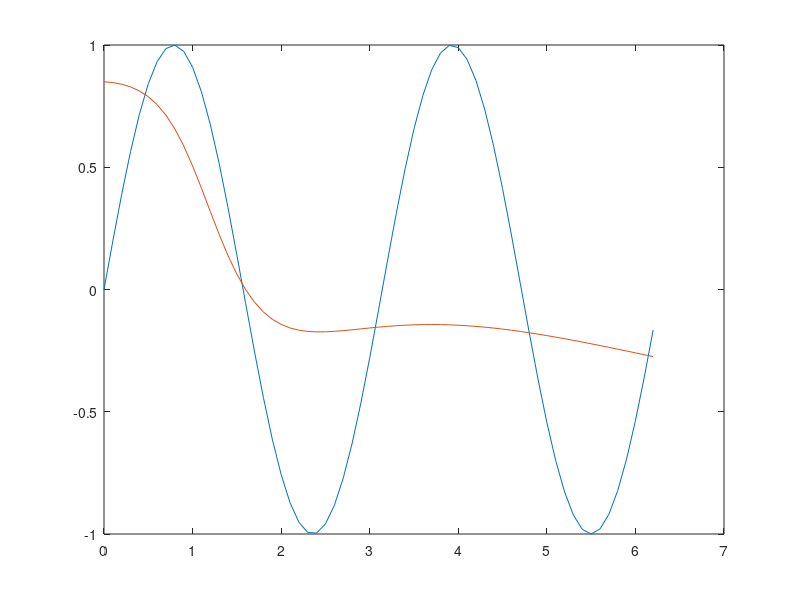
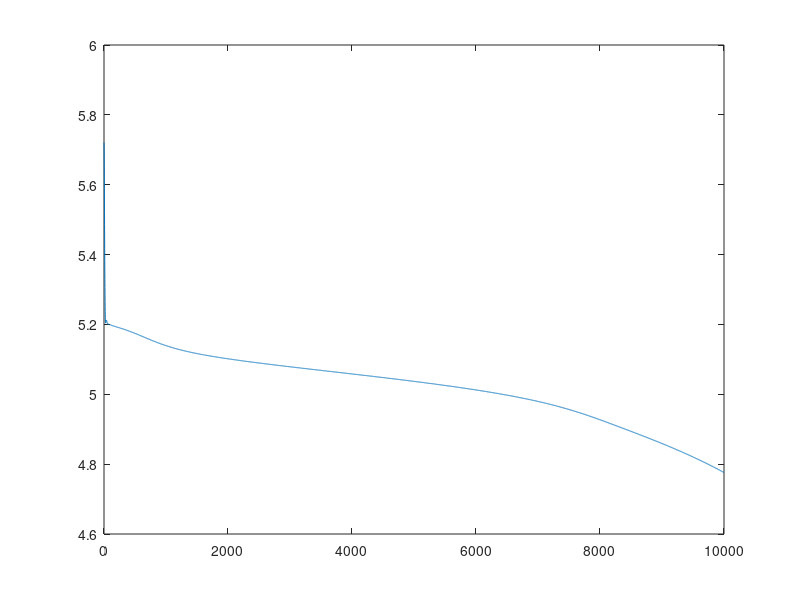

Recreate these plots in MATLAB, in order.
clc, clear all, close all;

%setting up the patterns as 0 - 2pi
x = 0:1/10:2*pi;
patterns = x;
targets = sin(2*patterns);
%isfunct = funct*100
% [size1,size2] = size(isfunct);
%targets = [];

% for iii = 1 : size1
%     if funct(iii,1) < 0
%        targets(iii,1) = - 1;
%     else
%         targets(iii,1) = 1;
%     end
%     
% end


[insize, ndata] = size(patterns);
[outsize, ndata] = size(targets);


%backprop

X = [patterns; ones(1, ndata)];
alpha = 0.9;

hidden = 7;
w = randn(hidden, insize+1);
v = randn(1, hidden+1);
dw = 0;
dv = 0;

eta = 0.001;
error = [];
rmse = [];
steps = 0:10000;

%Phi declaration:
phi = @(xxx) (2./(1+exp(-xxx)))-1;

%Phi prime:
phiprime = @(yyy) ((1+yyy).*(1-yyy))/2;

epoch = 0;
for i = steps
    % Forward pass
    hin = w * [patterns; ones(1, ndata)]; %ini W*X
    hout = [phi(hin); ones(1, ndata)];

    oin = v * hout;
    out = phi(oin);

    % Backward pass
    delta_o = (out - targets) .* phiprime(out);
    delta_h = (v' * delta_o) .* phiprime(hout);
    delta_h = delta_h(1:hidden, :);

    % Weight update
    dw = (dw .* alpha) - (delta_h * X') .* (1 - alpha);
    dv = (dv .* alpha) - (delta_o * hout') .* (1 - alpha);
    w = w + dw .* eta;
    v = v + dv .* eta;
    
    %drawing
    % Show
      %only w
   
%     error = out - targets;
%     errors = append(error);
     errors = sqrt((1/insize)*sum((out - targets).^2));
%     errors = norm(out - targets);
     error = [error; errors];
%      error = [error; sum(sum(abs(sign(out) - sign(targets)) ./2))];
%     [errsize,errsize2] = error;
%     rmse = [rmse; 1/errsize * (out - targets)]; 
end
figure;
 plot(x,targets)
hold on
plot(x, out)  

 figure(2);
 plot(steps, error);
